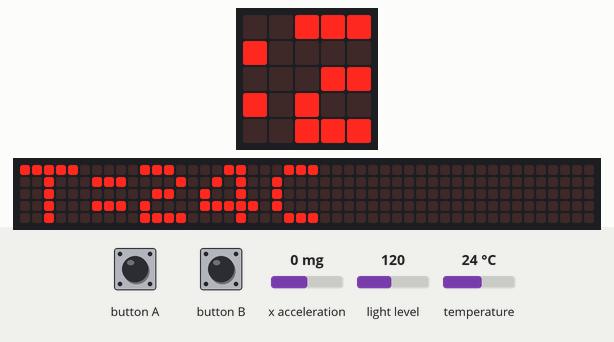
Simulated run of this program. Board: BBC micro:bit running MicroPython. On the bench: the board's 5×5 LED display, a strip that is not on the board, showing the scrolling text unrolled. The inputs (shaded band) are chosen by the test bench; at power-on: light level 120, temperature 24 °C, x acceleration 0 mg. The 48×5 strip is a reading aid, not a part: it shows the text the display is scrolling, unrolled, one strip-width of it at a time.

Above: at 1.77 s.
1.8 s: button A pressed for 0.15 s
2.5 s: button B pressed for 0.15 s
3.2 s: light level set to 5
At 3.81 s:
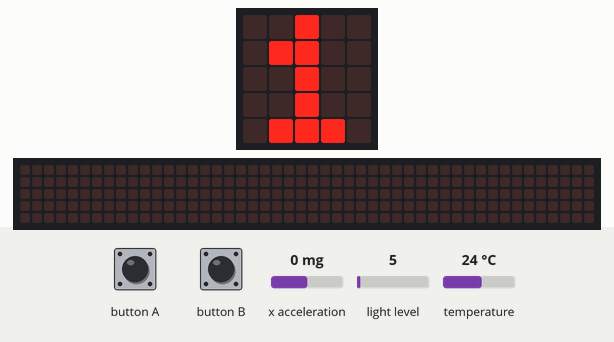
At 5.1 s:
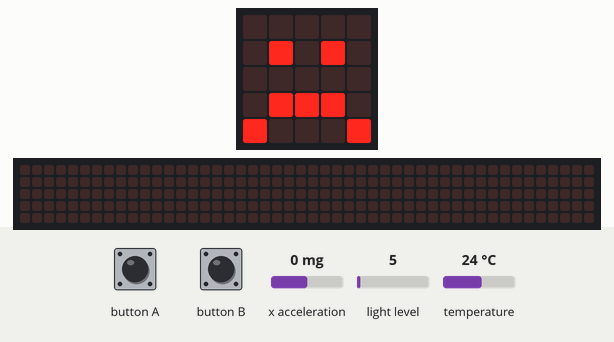
5.4 s: light level set to 27
6.9 s: light level set to 32
At 7.03 s:
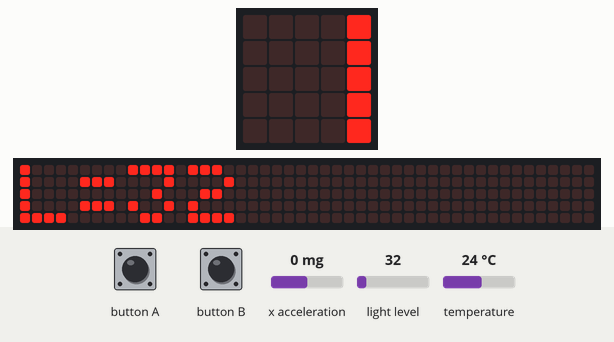
8.7 s: temperature set to 12 °C
At 10.93 s:
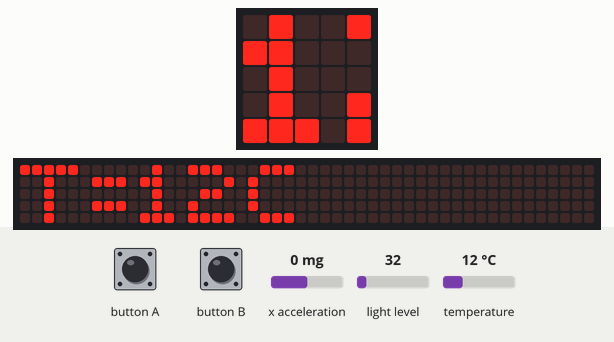

The program:

microbit_scenario.py
```python
# Scenario avec tables horaires (Lot 7) :
# - Bouton A presse a t=2s et t=5s (table horaire du modele)
# - Bouton B presse a t=3s (table horaire du modele)
# - Secousse accelX a t=1s (table horaire du modele)
# - Temperature monte de 27 a 35 degC sur 10s (table horaire)
# - Lumiere baisse de 200 a 50 sur 5s (table horaire)
# Le script reagit a chaque evenement et affiche l'etat sur la matrice.

from microbit import *
import time

count_a = 0
count_b = 0
last_shake = 0
last_temp = 0
last_light = 0

# Image de depart : coeur
display.show(Image.HEART)
sleep(500)

def show_status():
    """Affiche l'etat courant sur la matrice (scroll)."""
    msg = "A%d B%d T%d L%d" % (count_a, count_b, temperature(), display.read_light_level())
    display.scroll(msg, delay=80)

while True:
    # Bouton A : compte les presses
    if button_a.was_pressed():
        count_a += 1
        display.show(str(count_a))
        sleep(300)

    # Bouton B : remet le compteur a zero
    if button_b.was_pressed():
        count_b += 1
        count_a = 0
        display.show(Image.SAD)
        sleep(500)

    # Secousse detectee (accelX > 2 m/s^2)
    ax = accelerometer.get_x()
    if abs(ax) > 2000:  # mg
        now = running_time()
        if now - last_shake > 500:  # anti-rebond 500 ms
            last_shake = now
            display.show(Image.SURPRISED)
            sleep(400)

    # Temperature change
    t = temperature()
    if abs(t - last_temp) >= 2:
        last_temp = t
        display.scroll("T=%dC" % t, delay=100)

    # Lumiere change
    l = display.read_light_level()
    if abs(l - last_light) >= 30:
        last_light = l
        display.scroll("L=%d" % l, delay=100)

    sleep(100)
```

Measured:
- the behaviour switches between 29 and 30 on light level (found by bisection; images 2 and 3)
- after the input at 3.2 s, the display: first differs from a run without the input after 0.36 s (image 1 shows a later state)
- after the input at 5.4 s, every drawn part: stays the same
- after the input at 6.9 s, the display: changes after 0.09 s (image 3)
- after the input at 8.7 s, the display: first differs from a run without the input after 0.73 s (image 4 shows a later state)
